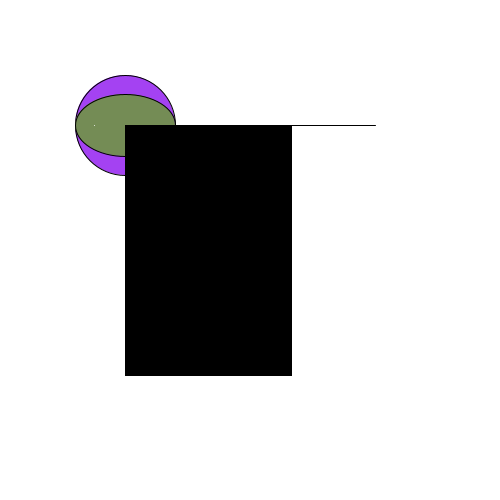
Frame 1 (no input)
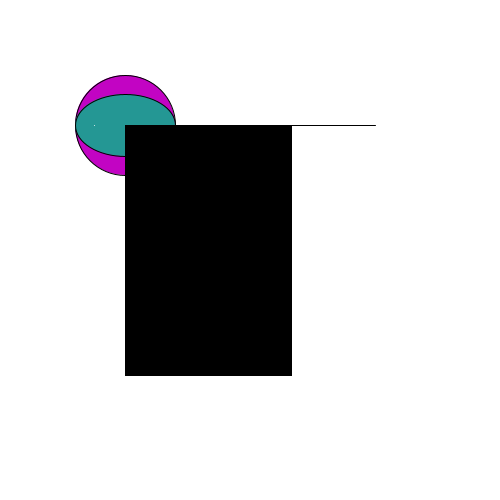
Frame 60 (the mouse pressed at the canvas centre just before this capture)
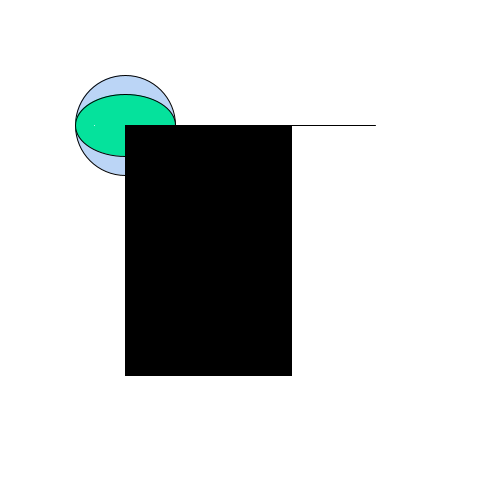
Frame 120 (the mouse held since frame 60 and released just before this capture)

The Processing sketch that drew these frames (run headless with seeded random() and noise(); from frame 60 on, the mouse is pressed at the canvas centre):

// Processing sketch: Face
// ── Face.pde
ArrayList<Shape> shapes = new ArrayList<Shape>();
color white=255;

void setup() {
  size(500, 500); //Simple only for lesson
  
  //Note: variables are the same only conceptually
  float x = width*1/4;
  float y = height*1/4;
  float ptX = width*3/4;
  float ptY = height*1/4;
  Point p = new Point (x-width*1/16, y);
  Line l = new Line (x, y, ptX, ptY); //horizontal line
  float diameter = width*1/5;
  Circle c = new Circle (x, y, diameter);
  float yDiameter = width*1/8;
  Ellipse e = new Ellipse (x, y, diameter, yDiameter);
  float side = width*1/3;
  Square s = new Square (x, y, side);
  float sideHeight = height*1/2;
  Rectangle r = new Rectangle (x, y, side, sideHeight);
  
  //Note: objects must be ordered due to same x, y
  shapes.add(l);
  shapes.add(c);
  shapes.add(e);
  shapes.add(r);
  shapes.add(s);
  shapes.add(p);
  
}//En setup

void draw() {
  background(white); //Ink default is BLACK
  for ( Shape s : shapes ) {
    s.draw();
  }
}//End draw

void keyPressed() {
}//End keyPressed

void mousePressed() {
}//End mousePressed

//End MAIN (Driver)

// ── Circle.pde
class Circle extends Point {
  //Global Variables
  float diameter;

  //Constructor
  Circle(float x, float y, float diameter) {
    super(x, y);
    this.diameter = diameter;
  }//End Constructor
  
  void draw() {
   fillCode();
    circle(x, y, diameter);
    fillWhite();//Reset to white colour
  }//End draw
  color fillColour( color colour) {
  if(colour != 255) {
  return 255;
  } else {
  return color (random(255),random(255),random(255));
  }//End if
  }//End fillColour
  //Common Methods
}//End Circle

// ── Ellipse.pde
final class Ellipse extends Circle {
  //Global Variables
  float yDiameter;
  
  //Constructor
  Ellipse(float x, float y, float diameter, float yDiameter) {
    super(x, y, diameter);
    this.yDiameter = yDiameter;
  }//End Constructor
  
  void draw() {
  fillCode();
    ellipse(x, y, diameter, yDiameter); //ptX=xDiameter, ptY=yDiameter
    fillWhite();
  }//End draw
  
  //Common Methods
  
}//End Ellipse

// ── Line.pde
class Line extends Point {
  //Global Variables
  float ptX, ptY;
  
  //Constructor
  Line (float x, float y, float ptX, float ptY) {
    super(x, y);
    this.ptX = ptX;
    this.ptY = ptY;
  }//End Constructor
  
  void draw() {
    line(x, y, ptX, ptY);
  }//End draw
  
  //Common Methods
  
}//End Line

// ── Point.pde
class Point extends Shape {
  //Global Variables
  color colour = 255;
  //Constructor
  Point (float x, float y) {
    super(x, y);
  }//End Constructor
  
  void draw() {
    stroke(255);
    point(x, y);
    stroke(0);
  }//End daw
  
  //Common Methods
  void fillCode() {
  fill (fillColour ( colour ));
  }//End fillCode
  void fillWhite() {
    fill ( fillColour(colour));
  }//End fillWhite
  color fillColour ( color colour ){
  return color(0, 0, 0);
  }//End fillColour
}//End Point

// ── Rectangle.pde
final class Rectangle extends Square {
  //Global Variables
  float sideHeight;
  
  //Constructor
  Rectangle(float x, float y, float side, float sideHeight) {
    super(x, y, side);
    this.sideHeight = sideHeight;
  }//End Constructor
  
  void draw() {
    fillCode();
    rect(x, y, side, sideHeight);
    fillWhite();
  }//End draw
  
  //Common Methods
  
}//End Rectangle

// ── Shape.pde
abstract class Shape {
  //Global Variables
  float x, y;
  
  //Constructor: point(), line(), ellipse(), circle(), square(), rect(), etc. (student directed)
  Shape(float xParameter, float yParameter) {//Possible Bug
    this.x = xParameter;
    this.y = yParameter;
  }//End Constructor
  
  abstract void draw();//End draw
  
  abstract public void fillWhite();
  //Common Methods
  
}//End Shape

// ── Square.pde
class Square extends Point {
  //Global Variables
  float side;
  
  //Constructor
  Square(float x, float y, float side) {
    super(x, y);
    this.side = side;
  }//End Constructor
  
  void draw() {
   fillCode();
    square(x, y, side);
    fillWhite();
  }//End draw
  
  //Common Methods
  
}//End Square
